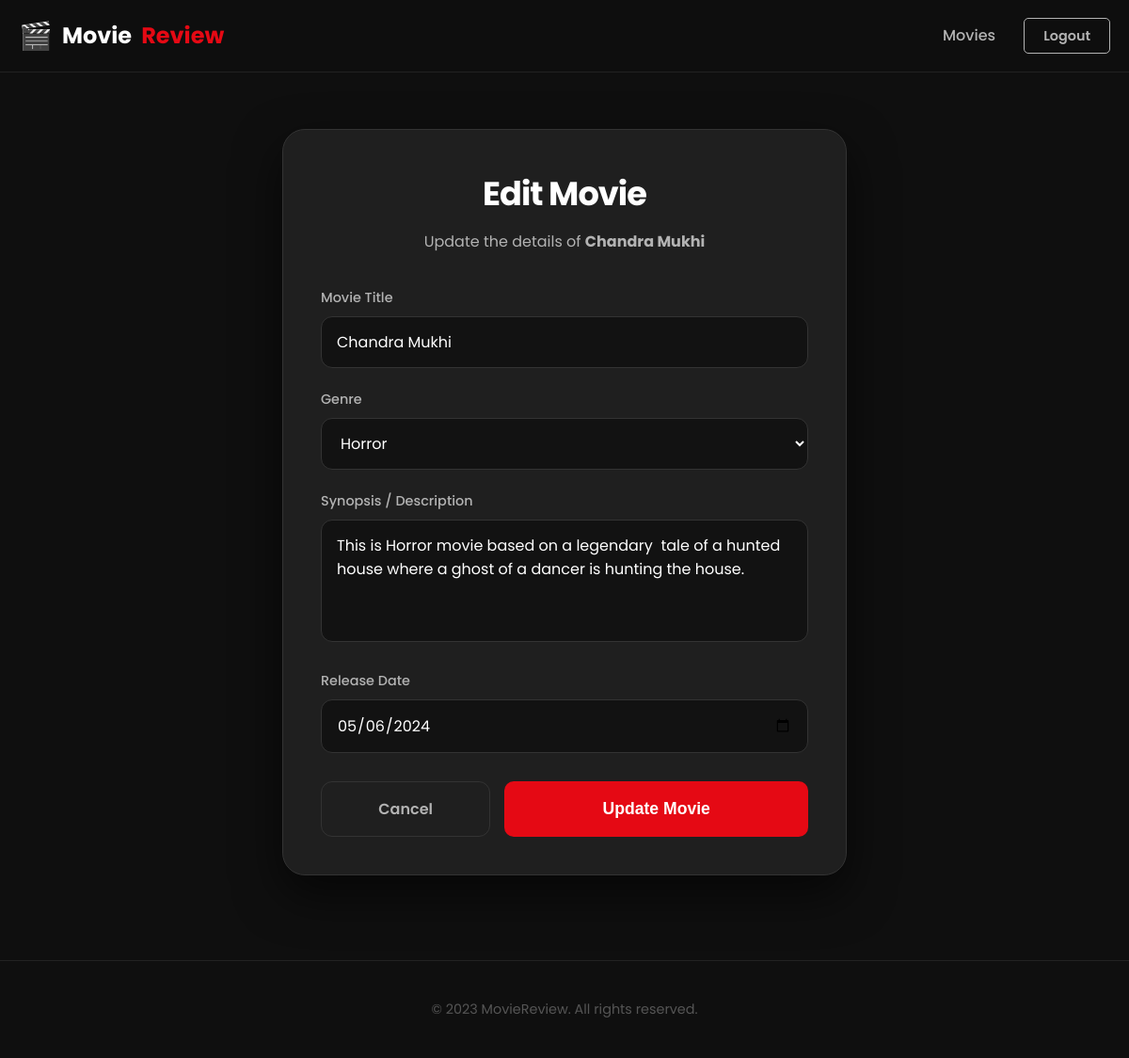
The app's page /edit/7 (signed in) with its own data.
### core/models.py (models this page shows, shortened)
class Movie(models.Model):
    title = models.CharField(max_length=100)
    description = models.TextField()
    genre = models.ForeignKey(Genre,on_delete=models.CASCADE,related_name="movies")
    released_date = models.DateField()

class Genre(models.Model):
    name = models.CharField(max_length=100,unique=True)

### core/views.py (the view, shortened to what this page needs)
# urls.py: path("edit/<int:id>",edit_movie_view,name="edit"),
def edit_movie_view(request,id):
    get_genre = Genre.objects.all()
    movie = get_object_or_404(Movie,id=id)
    return render(request,"main/edit_movie.html",{"get_genre":get_genre,"movie":movie})

### templates/main/edit_movie.html (shortened to what this page needs)
{% extends "base.html" %}
{% block content %}
    <div class="form-page-container">
        <div class="form-card">
            <div class="form-header">
                <h1>Edit Movie</h1>
                <p>Update the details of <strong>{{movie.title}}</strong></p>
            </div>
            <form method="post" class="edit-movie-form">
                <div class="input-group">
                    <label for="title">Movie Title</label>
                    <input type="text" name="title" id="title" value="{{movie.title}}" placeholder="Enter movie title">
                </div>
                <div class="input-group">
                    <label for="genre">Genre</label>
                    <select name="genre" id="genre">
                        {% for genre in get_genre %}
                            <option value="{{genre.id}}" {% if movie.genre.id == genre.id %}selected{% endif %}>
                                {{genre.name}}
                            </option>
                        {% endfor %}
                    </select>
                </div>
                <div class="input-group">
                    <label for="description">Synopsis / Description</label>
                    <textarea name="description" id="description" placeholder="Describe the movie plot...">{{movie.description}}</textarea>
                </div>
                <div class="input-group">
                    <label for="released_date">Release Date</label>
                    <input type="date" name="released_date" id="released_date" value="{{movie.released_date|date:'Y-m-d'}}">
                </div>
                <div class="form-actions">
                    <a href="{% url 'movies' %}" class="btn-cancel">Cancel</a>
                    <button type="submit" class="btn-update">Update Movie</button>
                </div>
            </form>
        </div>
    </div>
{% endblock %}

### static/css/styles.css (style rules this page uses)
:root { --primary-color: #e50914; --bg-color: #0f0f0f; --header-bg: rgba(15, 15, 15, 0.85); --text-main: #ffffff; --text-dim: #b3b3b3; --transition: all 0.3s ease; }
* { box-sizing: border-box; margin: 0; padding: 0; }
body { background-color: var(--bg-color); color: var(--text-main); font-family: 'Poppins', sans-serif; line-height: 1.6; }
.form-page-container { display: flex; justify-content: center; align-items: center; min-height: 80vh; padding: 40px 20px; }
.form-card { background: #1f1f1f; width: 100%; max-width: 600px; padding: 40px; border-radius: 20px; border: 1px solid #333; box-shadow: 0 15px 35px rgba(0,0,0,0.5); animation: fadeInUp 0.6s ease-out; }
.form-header { text-align: center; margin-bottom: 30px; }
.form-header h1 { font-size: 2rem; color: white; margin-bottom: 10px; }
.form-header p { color: var(--text-dim); font-size: 1rem; }
.input-group { margin-bottom: 20px; text-align: left; }
.input-group label { display: block; color: var(--text-dim); font-size: 0.9rem; margin-bottom: 8px; font-weight: 500; transition: 0.3s; }
.input-group input, .input-group select, .input-group textarea { width: 100%; padding: 12px 15px; background: #121212; border: 1px solid #333; border-radius: 10px; color: white; font-family: 'Poppins', sans-serif; font-size: 1rem; transition: all 0.3s ease; }
.input-group textarea { height: 120px; resize: vertical; }
.form-actions { display: flex; gap: 15px; margin-top: 30px; }
.btn-update { flex: 2; background: var(--primary-color); color: white; border: none; padding: 15px; border-radius: 10px; font-size: 1.1rem; font-weight: 600; cursor: pointer; transition: 0.3s; }
.btn-cancel { flex: 1; background: transparent; color: var(--text-dim); text-decoration: none; text-align: center; padding: 15px; border-radius: 10px; border: 1px solid #333; font-weight: 600; transition: 0.3s; }
.form-page-container { display: flex; justify-content: center; align-items: center; min-height: 85vh; padding: 40px 20px; }
.form-card { background: #1f1f1f; width: 100%; max-width: 600px; padding: 40px; border-radius: 24px; border: 1px solid #333; box-shadow: 0 20px 50px rgba(0,0,0,0.6); animation: fadeInUp 0.6s ease-out; }
.form-header { text-align: center; margin-bottom: 35px; }
.form-header h1 { font-size: 2.2rem; color: white; margin-bottom: 10px; letter-spacing: -1px; }
.input-group { margin-bottom: 22px; text-align: left; }
.input-group input, .input-group select, .input-group textarea { width: 100%; padding: 14px 16px; background: #121212; border: 1px solid #333; border-radius: 12px; color: white; font-family: 'Poppins', sans-serif; font-size: 1rem; transition: all 0.3s ease; }
.input-group textarea { height: 130px; resize: none; }
.btn-cancel { flex: 1; background: transparent; color: var(--text-dim); text-decoration: none; text-align: center; padding: 16px; border-radius: 12px; border: 1px solid #333; font-weight: 600; transition: 0.3s; }

### records on screen
Movie: title "Chandra Mukhi", genre "Horror", description "This is Horror movie based on a legendary tale of a hunted house where a ghost of a dancer is hunting the house.", released_date "05/06/2024"
